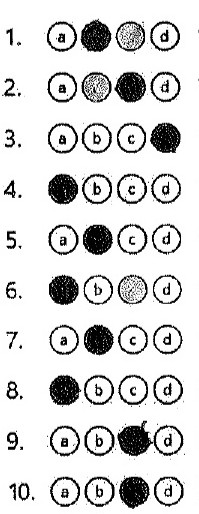
#> input picture Input Image/sample_image.jpg, 199 x 514 px
$ python -i omr_sheet_marked_bubble_detect.py   (imports and definitions only)
#> lines starting #> are read from the running program, lines starting #| are printed output that depends on the picture; after the words box and inside, x2 and y2 are one past the last pixel; in counts of white or black regions, pixels touching at a corner belong together
import cv2
import numpy as np
import logging

# Configure logging
# [1 line not run here, left out]

def resize_image(image, fixed_width=200, fixed_height=900):
    """
    Resize the image to a fixed width and height.

    Parameters:
    image (numpy.ndarray): The input image to resize.
    fixed_width (int): The width to resize the image to.
    fixed_height (int): The height to resize the image to.

    Returns:
    numpy.ndarray: The resized image.
    """
    return cv2.resize(image, (fixed_width, fixed_height), interpolation=cv2.INTER_AREA)

def detect_marked_bubbles(image_path, confidence_threshold=50):
    """
    Detect marked bubbles in an image and return the detected answers.

    Parameters:
    image_path (str): The path to the image file.
    confidence_threshold (int): The threshold for confidence score to consider a bubble as marked.

    Returns:
    dict: A dictionary containing the question numbers as keys and the detected answers as values.
    """
#> called with image_path = 'Input Image/sample_image.jpg', confidence_threshold = 50
    image_main = cv2.imread(image_path)
#> image_main is the input picture: shape (514, 199, 3); min 0, max 255, mean 217.2
    if image_main is None:
        raise ValueError(f"Unable to open image file: {image_path}")

    image = resize_image(image_main)
#> in resize_image, `return cv2.resize(image, (fixed_width, fixed_height), interpolation=cv..`:
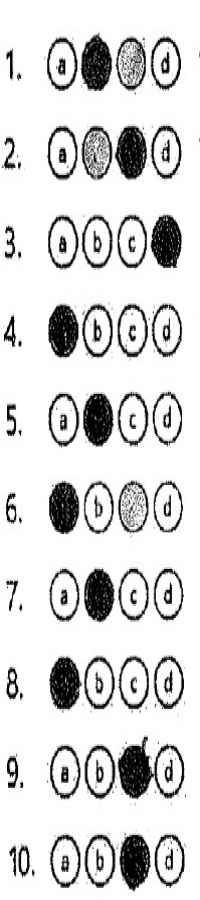
#> returned value: shape (900, 200, 3); min 0, max 255, mean 217.1
    gray = cv2.cvtColor(image, cv2.COLOR_BGR2GRAY)
    blur = cv2.GaussianBlur(gray, (5, 5), 3)
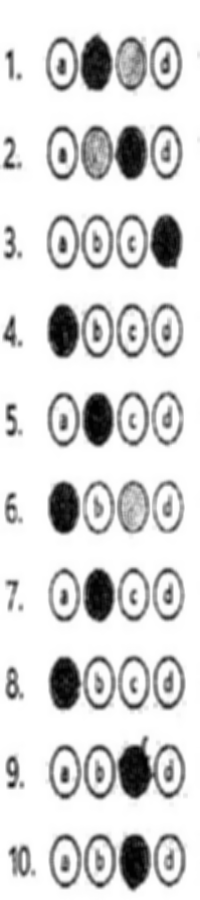
#> blur: shape (900, 200); min 1, max 255, mean 217.1
    thresh = cv2.adaptiveThreshold(
        blur, 255, cv2.ADAPTIVE_THRESH_GAUSSIAN_C,
        cv2.THRESH_BINARY, 135, 2)
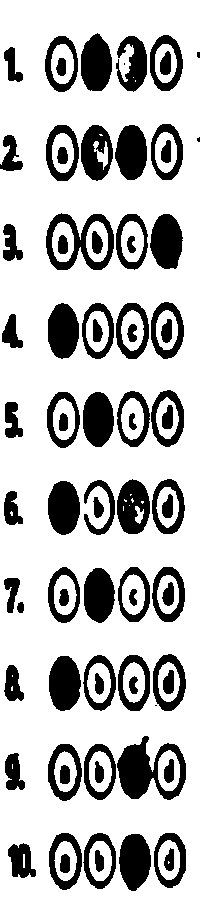
#> thresh: shape (900, 200); 74.5% white; 80 black regions (4 under 20 px), largest, box (x1, y1, x2, y2) and area: (117, 736, 186, 800) 2211, (46, 213, 114, 270) 1556, (119, 834, 151, 891) 1401

    kernel = np.ones((2, 2), np.uint8)
    morph = cv2.morphologyEx(thresh, cv2.MORPH_CLOSE, kernel)
#> morph: shape (900, 200); 74.5% white; 79 black regions (3 under 20 px), largest, box (x1, y1, x2, y2) and area: (118, 737, 187, 801) 2211, (47, 215, 115, 271) 1555, (120, 835, 152, 892) 1401
    morph = cv2.dilate(morph, kernel, iterations=2)
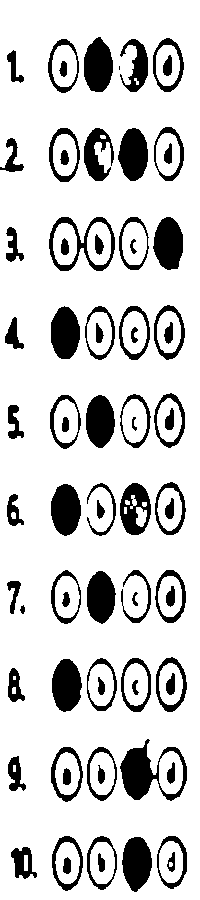
#> morph: shape (900, 200); 82.2% white; 77 black regions (1 under 20 px), largest, box (x1, y1, x2, y2) and area: (120, 739, 187, 801) 1709, (122, 837, 152, 892) 1227, (84, 37, 113, 92) 1225

    morph_blur = cv2.GaussianBlur(morph, (5, 5), 3)
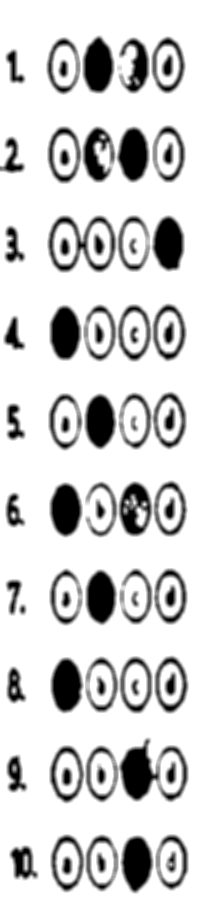
#> morph_blur: shape (900, 200); min 0, max 255, mean 209.7
    edges_m = cv2.Canny(morph_blur, 20, 150)
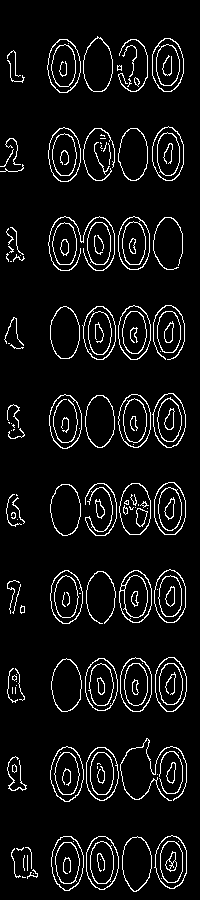
#> edges_m: shape (900, 200); 6.8% white in thin lines or dots, all inside (x1, y1, x2, y2) = (0, 36, 187, 892)

    circles = cv2.HoughCircles(morph_blur, cv2.HOUGH_GRADIENT, 1.2, 10, param1=50, param2=25, minRadius=10, maxRadius=26)
#> circles = 64 rows, first 8: [157.8, 69, 25.24], [132.6, 516.6, 17.08], [107.4, 330.6, 25.24], [160.2, 420.6, 25.24], [94.2, 775.8, 23.92], [161.4, 688.2, 25.24], [101.4, 684.6, 19.96], [163.8, 600.6, 17.32]

    if circles is not None and len(circles) > 0:
        circles = np.round(circles[0, :]).astype("int")
#> circles = 64 rows, first 8: [158, 69, 25], [133, 517, 17], [107, 331, 25], [160, 421, 25], [94, 776, 24], [161, 688, 25], [101, 685, 20], [164, 601, 17]

    morph_visual = morph.copy()

    detected_answers = {}
    choices = ['a', 'b', 'c', 'd']

    if circles is not None:
        detected_circles = circles.tolist()
#> detected_circles = 64 items, first 6: [158, 69, 25], [133, 517, 17], [107, 331, 25], [160, 421, 25], [94, 776, 24], [161, 688, 25]
        sorted_circles = sorted(detected_circles, key=lambda x: x[1])
#> sorted_circles = 64 items, first 6: [171, 58, 15], [158, 69, 25], [63, 76, 14], [64, 143, 14], [167, 143, 11], [169, 157, 17]
        rows = []

        current_row = [sorted_circles[0]]
#> current_row = [[171, 58, 15]]
        for i in range(1, len(sorted_circles)):
            if abs(sorted_circles[i][1] - current_row[-1][1]) < 30:
                current_row.append(sorted_circles[i])
            else:
                rows.append(current_row)
                current_row = [sorted_circles[i]]
#> this loop made 63 passes
#> current_row on passes 3, 7, 15, 25, 29, 35, 41, 48, 56: [[64, 143, 14]], [[99, 227, 10]], [[166, 322, 17]], [[134, 410, 15]], [[135, 495, 12]], [[74, 591, 23]], [[131, 679, 16]], [[171, 763, 15]], [[166, 856, 16]]
#> after the loop, rows = 9 items
        rows.append(current_row)

        for row in rows:
            row.sort(key=lambda x: x[0])
#> this loop made 10 passes

        for question_num, row in enumerate(rows, start=1):
            if len(row) != 4:
                logging.warning(f"Skipping question {question_num}, incorrect number of bubbles detected {len(row)}")
                continue

            best_choice = None
            best_mean_intensity = float("inf")
            best_black_pixels = float("inf")

            mean_intensities = []
            black_pixel_counts = []

            for idx, (x, y, r) in enumerate(row):
                mask = np.zeros((image.shape[0], image.shape[1]), dtype=np.uint8)
                cv2.circle(mask, (x, y), r, 255, -1)

                black_pixels = cv2.countNonZero(cv2.bitwise_and(morph, morph, mask=mask))
                mean_intensity = cv2.mean(morph, mask=mask)[0]
                mean_intensities.append(mean_intensity)
                black_pixel_counts.append(black_pixels)

                logging.debug(f"Question {question_num}, Choice {choices[idx]}: Black Pixels = {black_pixels}, Mean Intensity = {mean_intensity}")

                if mean_intensity < best_mean_intensity or \
                   (mean_intensity == best_mean_intensity and black_pixels < best_black_pixels):
                    best_choice = choices[idx]
                    best_mean_intensity = mean_intensity
                    best_black_pixels = black_pixels

            if best_choice:
                second_best_mean_intensity = min(intensity for choice_idx, intensity in enumerate(mean_intensities) if choices[choice_idx] != best_choice)
                relative_intensity_difference = (second_best_mean_intensity - best_mean_intensity) / second_best_mean_intensity
                black_pixel_difference = (max(black_pixel_counts) - black_pixel_counts[choices.index(best_choice)]) / max(black_pixel_counts)

                confidence_score = (relative_intensity_difference * 100) + (black_pixel_difference * 50)
                logging.info(f"Question {question_num}, Best Choice: {best_choice}, Confidence Score: {confidence_score}")

                if confidence_score > confidence_threshold:
                    detected_answers[question_num] = best_choice
                    cv2.putText(image, best_choice.upper(), (row[0][0] - 30, row[0][1]),
                                cv2.FONT_HERSHEY_SIMPLEX, 0.8, (255, 0, 0), 2)
                    logging.info(f"Detected answer for question {question_num}: {best_choice}")
                else:
                    logging.warning(f"No valid answer detected for question {question_num} due to low confidence.")
            else:
                logging.warning(f"No valid answer detected for question {question_num}")
#> this loop made 10 passes
#> (second_best_mean_intensity, relative_intensity_difference, black_pixel_difference, confidence_score) on passes 2, 5: (179.2, 0.0758, 0.371, 26.15), (193.9, 0.0743, 0, 7.43)
#> row on pass 1: [[63, 76, 14], [158, 69, 25], [171, 58, 15]]
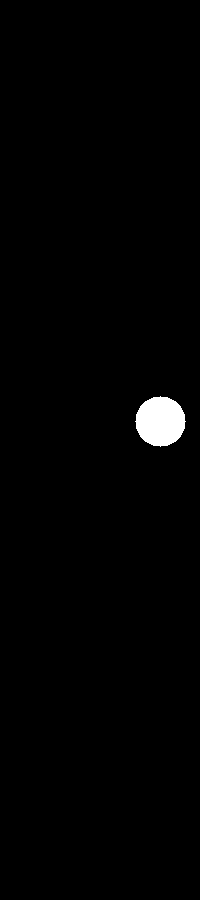
#> mask: shape (900, 200); 1.1% white; 1 white region, box (x1, y1, x2, y2) and area: (135, 396, 186, 447) 1961
#> after the loop, detected_answers = 0 items

        if not detected_answers:
            logging.warning("No bubbles were marked. Stopping detection process.")
            return {}

        logging.info("Answers detected successfully!")

    else:
        logging.error("No bubbles detected. Check preprocessing or parameter tuning.")
        return {}

    for (x, y, r) in circles:
        cv2.circle(morph_visual, (x, y), r, (0, 0, 0), 4)
        cv2.circle(morph_visual, (x, y), 1, (0, 0, 0), 4)

    cv2.imshow("Final Image with Detected Answers", morph_visual)
    cv2.waitKey(0)
    cv2.destroyAllWindows()

    return detected_answers

def main(image_path):
    """
    Main function to detect marked bubbles in an image.

    Parameters:
    image_path (str): The path to the image file.
    """
    try:
        detected_answers = detect_marked_bubbles(image_path)
        logging.info(f"Detected answers: {detected_answers}")
    except Exception as e:
        logging.error(f"An error occurred: {e}")

# [3 lines not run here, left out]

>>> result = detect_marked_bubbles('Input Image/sample_image.jpg')
